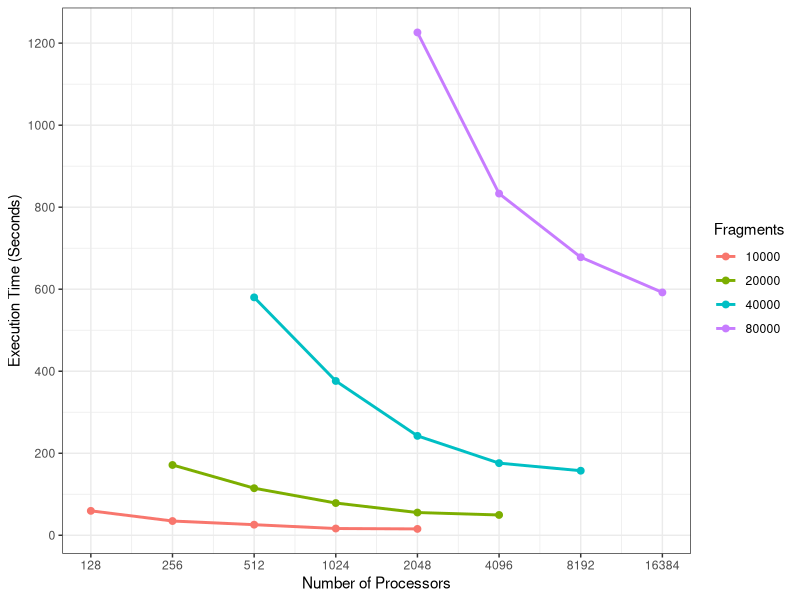

Source code (R):
library(ggplot2)

data = read.csv("strongscaling.csv")

data$Fragments = as.factor(data$Fragments)

ggplot(data, aes(x = Processors, y = Time, color = Fragments)) + 
  geom_point(size=2) + geom_line(size = 1) + 
  scale_x_log10(breaks = c(128, 256, 512, 1024, 2048, 4096, 8192, 16384)) + 
  scale_y_continuous(breaks = c(seq(0, 1300, by=200))) + 
  xlab("Number of Processors") + 
  ylab("Execution Time (Seconds)") + 
  #ggtitle("           Strong Scaling on Randomly Generated DNA Fragments") +  
  theme_bw()